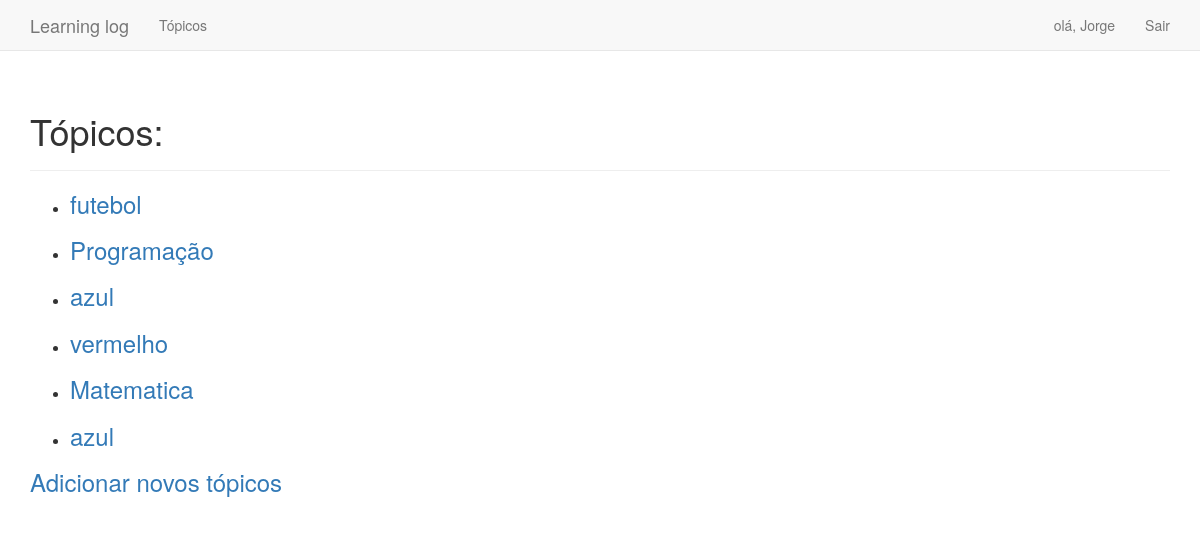
The app's page /topics (signed in) with its own data.
### learning_logs/models.py (models this page shows)
class Topic(models.Model):
    text = models.CharField(max_length=200)
    date_added = models.DateTimeField(auto_now_add=True)
    owner = models.ForeignKey(User, on_delete=models.CASCADE)
    def __str__(self):
        return self.text

### learning_logs/views.py (the view)
# urls.py: path('topics', views.topics, name='topics'),
@login_required
def topics(request):
    topics = Topic.objects.filter(owner=request.user).order_by('date_added')
    context = {'topics': topics}
    return render(request, 'learning_logs/topics.html', context)

### learning_logs/templates/learning_logs/topics.html (shortened to what this page needs)
<!DOCTYPE html>
<html lang="pt-br">
<head>
</head>
<body>
    {% extends "learning_logs/base.html" %}
    {% block header %}
        <h1> Tópicos: </h1>
    {% endblock header %}
    {% block content %}
        <ul>
            {% for topic in topics %}
                <li>
                    <h3>
                        <a href="{% url 'topic' topic.id %}">{{ topic }}</a>
                    </h3>
                </li>
            {% empty %}
                <li>Não há topicos adicionados.</li>
            {% endfor %}
        </ul>
        <h3>
            <a href="{% url 'new_topic' %}">Adicionar novos tópicos</a>
        </h3>
    {%endblock content %}

### learning_logs/templates/learning_logs/base.html (shortened to what this page needs)
{% load bootstrap3 %}
<!DOCTYPE html>
<html lang="pt-br">
<head>
    <link rel="stylesheet" href="styles/style_base.css">
    {% bootstrap_css %}
</head>
<body>
    <nav  class="navbar navbar-default navbar-static-top">
        <div  class="container">
            <div  class="navbar-header">
                <a  class="navbar-brand" href="{% url 'index' %}">Learning log </a>
            </div>
            <div id="#navbar" class="collapse navbar-collapse">
                <ul class="nav navbar-nav">
                    <li><a href="{% url 'topics' %}">Tópicos</a></li>
                </ul>
                <ul class="nav navbar-nav navbar-right">
                    {% if user.is_authenticated %}
                        <li><a href="">olá, {{ user.username }}</li></a>
                        <li><a href="{% url 'logout'%}">Sair</a></li>
                    {% else %}
                        <li><a href="{% url 'register'   %}">Registrar</a></li>
                        <li><a href="{% url 'login' %}">Entrar</a></li>
                    {% endif %}
                </ul>
            </div>
        </div>
    </nav>
    <div class="container">
        <div class="page-header">
            {% block header %}{% endblock header %}
        </div>
        <div>
            {% block content %}{% endblock content %}
        </div>
    </div>
</body>
</html>

### learning_logs/templates/learning_logs/styles/style_base.css (style rules this page uses)
body { background-color: rgba(0, 0, 0, 0.623); }

### records on screen
Topic: text "futebol"
Topic: text "Programação"
Topic: text "azul"
Topic: text "vermelho"
Topic: text "Matematica"
Topic: text "azul"

### other values on screen
{{ user.username }} "Jorge"
